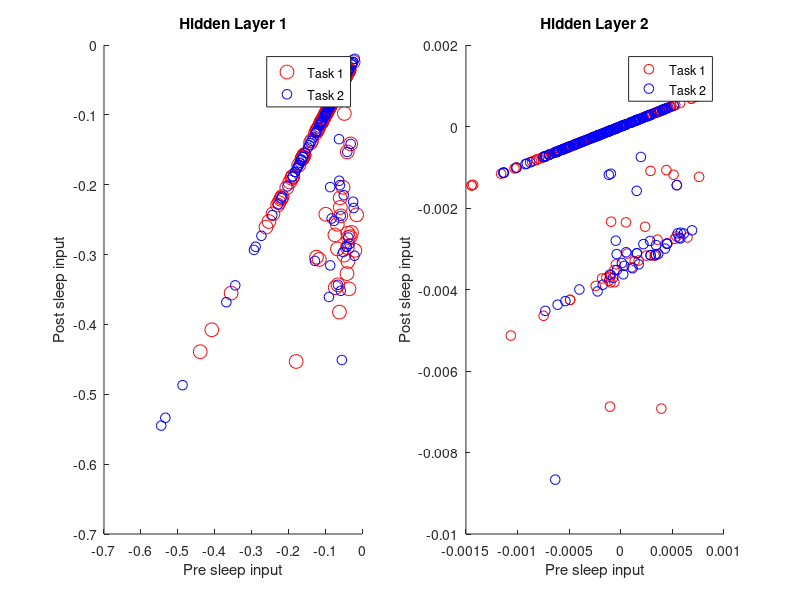

This figure's MATLAB source:
load('Figure5.mat','HL1','HL2');

% Plot Figure 5
% Plot the results for Task 1 and Task 2
figure;

% Hidden Layer 1
subplot(1, 2, 1);
scatter(HL1{1},HL1{2},100,"MarkerEdgeColor","red") % Task 1
hold on; % Ensure that the next scatter plot is added to the same figure
scatter(HL1{3},HL1{4},50,"MarkerEdgeColor","blue") % Task 2
hold off;
title('Hidden Layer 1');
xlabel('Pre sleep input');
ylabel('Post sleep input');
legend('Task 1','Task 2');

% Hidden Layer 2
subplot(1, 2, 2);
scatter(HL2{1},HL2{2},50,"MarkerEdgeColor","red") % Task 1
hold on; % Ensure that the next scatter plot is added to the same figure
scatter(HL2{3},HL2{4},50,"MarkerEdgeColor","blue") % Task 2
hold off;
title('Hidden Layer 2');
xlabel('Pre sleep input');
ylabel('Post sleep input');
legend('Task 1','Task 2');